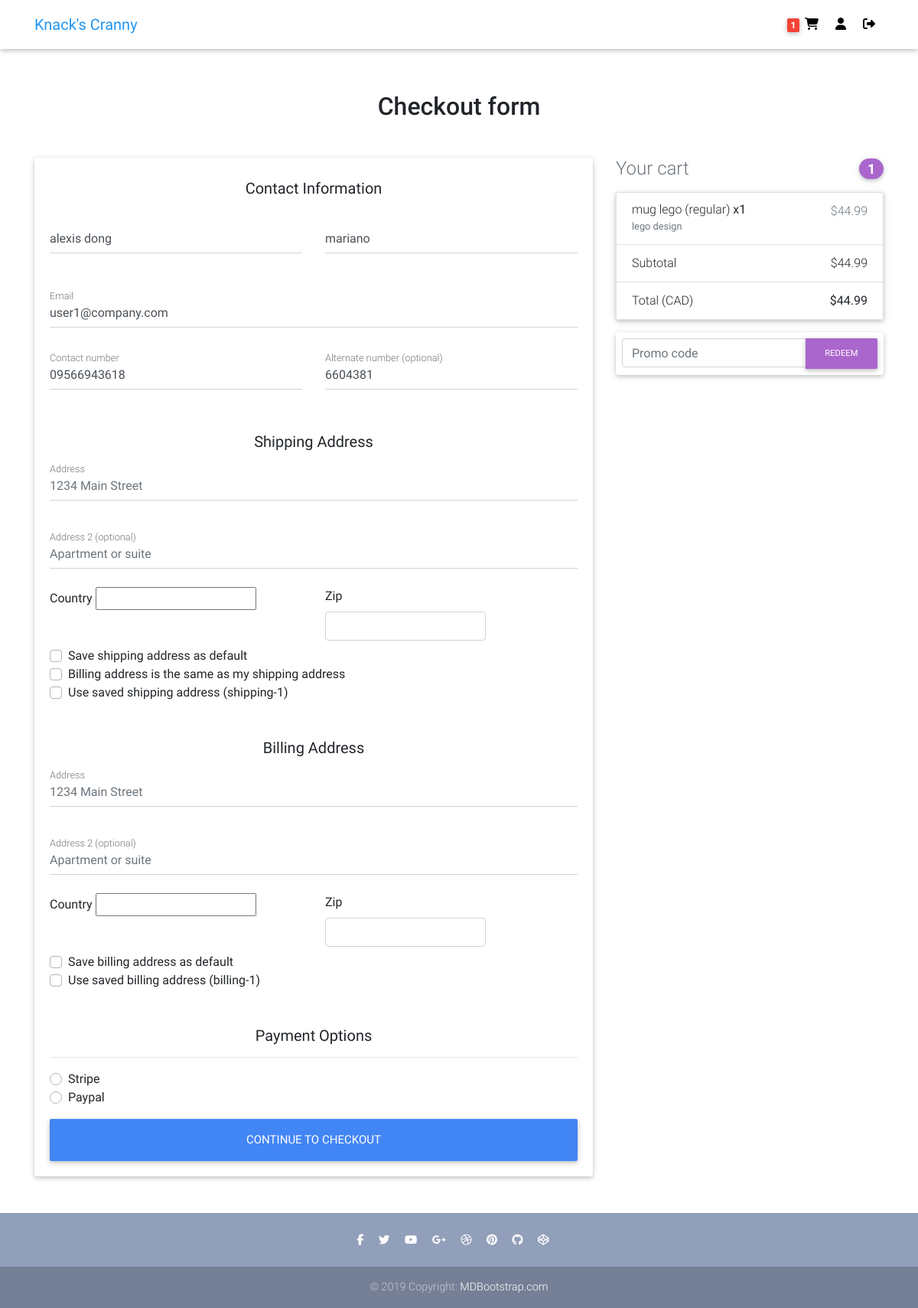
/checkout/ (signed in), run on an earlier commit of the app's database.
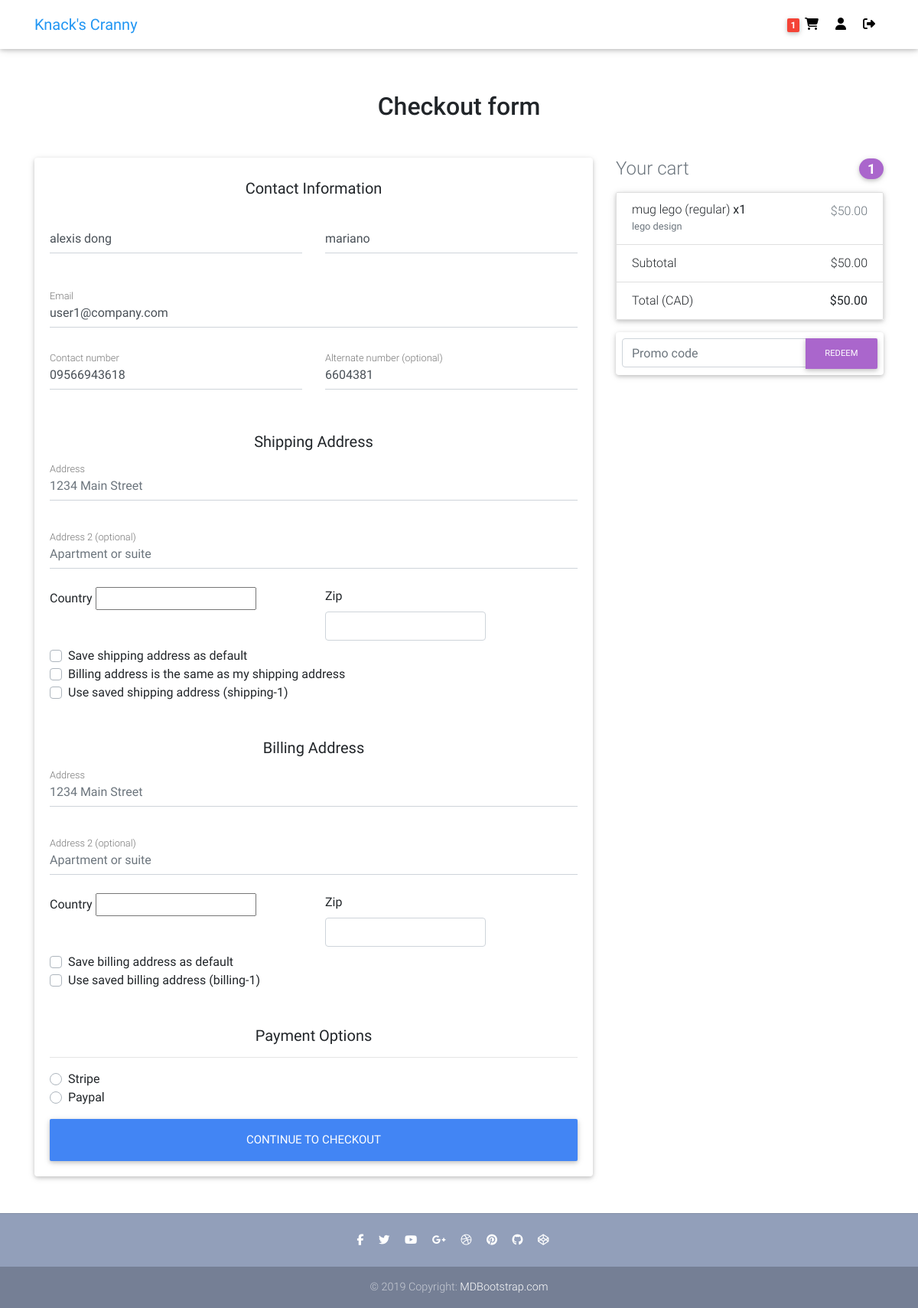
And on a later commit of the database.
### ecommerce/models.py (models this page shows, shortened)
class OrderItem(models.Model):
    item = models.ForeignKey(Variation, on_delete=models.SET_NULL, blank=True, null=True)
    order = models.ForeignKey(Order, on_delete=models.SET_NULL, blank=True, null=True)
    ordered_item_price = models.DecimalField(max_digits=6, decimal_places=2, null=True, blank=True)
    quantity = models.IntegerField(default=0, blank=True, null=True)
    date_added = models.DateTimeField(default=timezone.now)
    @property
    def get_total(self):
        total = self.item.price * self.quantity
        return total

class Order(models.Model):
    customer = models.ForeignKey(Customer, on_delete=models.SET_NULL, blank=True, null=True)
    reference_code = models.CharField(max_length=20, blank=True, null=True)
    shipping_address = models.ForeignKey(Address, related_name='shipping_address', on_delete=models.SET_NULL, blank=True, null=True)
    billing_address = models.ForeignKey(Address, related_name='billing_address', on_delete=models.SET_NULL, blank=True, null=True)
    payment = models.ForeignKey(Payment, on_delete=models.SET_NULL, blank=True, null=True)
    coupon = models.ForeignKey(Coupon, on_delete=models.SET_NULL, blank=True, null=True)
    date_added = models.DateTimeField(default=timezone.now)
    is_ordered = models.BooleanField(default=False)
    ordered_date = models.DateTimeField(blank=True, null=True)
    date_updated = models.DateTimeField(default=timezone.now)
    @property
    def get_cart_subtotal(self):
        order_items = self.orderitem_set.all()
        total = sum([item.get_total for item in order_items])
        return total
    @property
    def get_cart_total(self):
        order_items = self.orderitem_set.all()
        total = sum([item.get_total for item in order_items])
        if self.coupon:
            if self.coupon.fixed_amount:
                total -= self.coupon.fixed_amount
            elif self.coupon.percent_value:
                total = round(total - (total * (self.coupon.percent_value / 100)),2)
        return total
    @property
    def get_cart_items(self):
        order_items = self.orderitem_set.all()
        total = sum([item.quantity for item in order_items])
        return total

### items/models.py (models this page shows, shortened)
class Variation(models.Model):
    item = models.ForeignKey(Item, on_delete=models.CASCADE)
    name = models.CharField(max_length=100, default='regular')
    alias = models.CharField(max_length=150, blank=True, unique=True)
    price = models.DecimalField(max_digits=6, decimal_places=2, null=True, blank=True)
    price_discount = models.DecimalField(max_digits=6, decimal_places=2, null=True, blank=True)
    description = models.TextField(null=True, blank=True)
    inventory = models.PositiveIntegerField(default=0, blank=True)
    active = models.BooleanField(default=True)
    date_added = models.DateTimeField(default=timezone.now)
    date_updated = models.DateTimeField(default=timezone.now)

class Item(models.Model):
    category = models.ForeignKey(Category, on_delete=models.SET_NULL, null=True, blank=True)
    name = models.CharField(max_length=100, unique=True)
    description = models.TextField()
    price = models.DecimalField(max_digits=6, decimal_places=2)
    price_discount = models.DecimalField(max_digits=6, decimal_places=2, null=True, blank=True)
    date_added = models.DateTimeField(default=timezone.now)
    date_updated = models.DateTimeField(default=timezone.now)
    image = models.ImageField(default=f'default.png', upload_to='item_pics')

### users/models.py (models this page shows, shortened)
class Customer(models.Model):
    user = models.OneToOneField(User, on_delete=models.SET_NULL, blank=True, null=True)
    session_id = models.CharField(max_length=32, blank=True, null=True)
    first_name = models.CharField(max_length=50, blank=True, null=True)
    last_name = models.CharField(max_length=50, blank=True, null=True)
    email = models.EmailField(max_length=100, blank=True, null=True)
    contact1 = models.CharField(max_length=30, blank=True, null=True)
    contact2 = models.CharField(max_length=30, blank=True, null=True)
    date_added = models.DateTimeField(default=timezone.now)
    date_updated = models.DateTimeField(default=timezone.now)
    image = models.ImageField(default=f'default_profile.png', upload_to='profile_pics')

### ecommerce/views.py (the view, shortened to what this page needs)
# urls.py: path('checkout/', views.checkout, name='checkout'),
def checkout(request):
    customer = query_customer(request)
    order = Order.objects.filter(customer=customer, is_ordered=False).first()
    print('CUSTOMER ID:', customer.id)
    shipping_address = Address.objects.filter(customer=customer, address_type='S', default=True)
    billing_address = Address.objects.filter(customer=customer, address_type='B', default=True)
    if request.method == 'GET':
        form = CheckoutForm()
        coupon_form = CouponForm()
        items = order.orderitem_set.all()
        if items:
            context = {
                'items': items,
                'order': order,
                'form': form,
                'coupon_form': coupon_form,
                'display_coupon_form': True
            }
            if shipping_address.exists():
                print('SHIPPING ADDRESS EXISTS')
                context['shipping_address'] = shipping_address.first()
            else:
                print('SHIPPING ADDRESS DOES NOT EXISTS')
            if billing_address.exists():
                context['billing_address'] = billing_address.first()
            return render(request, 'ecommerce/checkout.html', context)
        else:
            messages.warning(request, f'You do not have an active order')
            return redirect('ecommerce:cart')

### payment/forms.py
class CouponForm(forms.Form):
    code = forms.CharField(required=False, max_length=20, widget=forms.TextInput(
        attrs={
            'class': 'form-control',
            'placeholder': 'Promo code'
        }))

### ecommerce/templatetags/cart_items_count.py (called while the page is built)
@register.filter
def cart_items_count(request):
    customer = query_customer(request)
    order = Order.objects.filter(customer=customer, is_ordered=False)
    if order.exists():
        return order.first().get_cart_items
    return None

### ecommerce/views.py (called while the page is built)
def query_customer(request):
    if request.user.is_authenticated:
        return Customer.objects.filter(user=request.user).first()
    else:
        return get_session(request)

### ecommerce/templates/ecommerce/checkout.html (shortened to what the changed rows need)
{% extends "ecommerce/base.html" %}
{% block content %}
<main class="mt-5 pt-4">
  <div class="container wow fadeIn">
    <h2 class="my-5 h2 text-center">Checkout form</h2>
    <div class="row">
      <div class="col-md-8 mb-4">
        <div class="card">
          <form class="card-body" method="POST">
            <div class="row mb-4">
              <div class="col-md-6 mb-2">
                <div class="md-form ">
                  <input type="text" id="contact1" class="form-control" name="contact1" value="{{ order.customer.contact1 }}">
                  <label for="contact1" class="">Contact number</label>
                </div>
              </div>
              <div class="col-md-6 mb-2">
                <div class="md-form ">
                  <input type="text" id="contact2" class="form-control" name="contact2" value="{{ order.customer.contact2 }}">
                  <label for="contact2" class="">Alternate number (optional)</label>
                </div>
              </div>
            </div>
          </form>
        </div>
      </div>
      <div class="col-md-4 mb-4">
        {% include "payment/summary.html" %}
      </div>
    </div>
  </div>
</main>
{% endblock content %}

### payment/templates/payment/summary.html (shortened to what this page needs)
<h4 class="d-flex justify-content-between align-items-center mb-3">
    <span class="text-muted">Your cart</span>
    <span class="badge badge-secondary badge-pill">{{ order.get_cart_items }}</span>
  </h4>
  <ul class="list-group mb-3 z-depth-1">
    {% for item in items %}
    <li class="list-group-item d-flex justify-content-between lh-condensed">
      <div>
        <h6 class="my-0">{{ item.item.item.name|truncatechars:20 }} ({{ item.item.name }})
          <strong>x{{ item.quantity }}</strong></h6>
        <small class="text-muted">{{ item.item.description|truncatechars:35  }}</small>
      </div>
      <span class="text-muted">${{ item.item.price }}</span>
    </li>
    {% endfor %}
    <li class="list-group-item d-flex justify-content-between">
      <span>Subtotal</span>
      ${{ order.get_cart_subtotal }}
    </li>
    <li class="list-group-item d-flex justify-content-between">
      <span>Total (CAD)</span>
      <strong>${{ order.get_cart_total }}</strong>
    </li>
  </ul>
  {% if display_coupon_form %}
  <form class="card p-2" action="{% url 'payment:add-coupon' %}" method="POST">
    <div class="input-group">
        {{ coupon_form.code }}
      <div class="input-group-append">
        <button class="btn btn-secondary btn-md waves-effect m-0" type="submit">Redeem</button>
      </div>
    </div>
  </form>
  {% endif %}

What changed in the data, as far as the page shows it:
changed Order: get_cart_subtotal "44.99" → "50.00"; get_cart_total "44.99" → "50.00"
changed through a linked row, OrderItem "mug lego": item.price "44.99" → "50.00"
